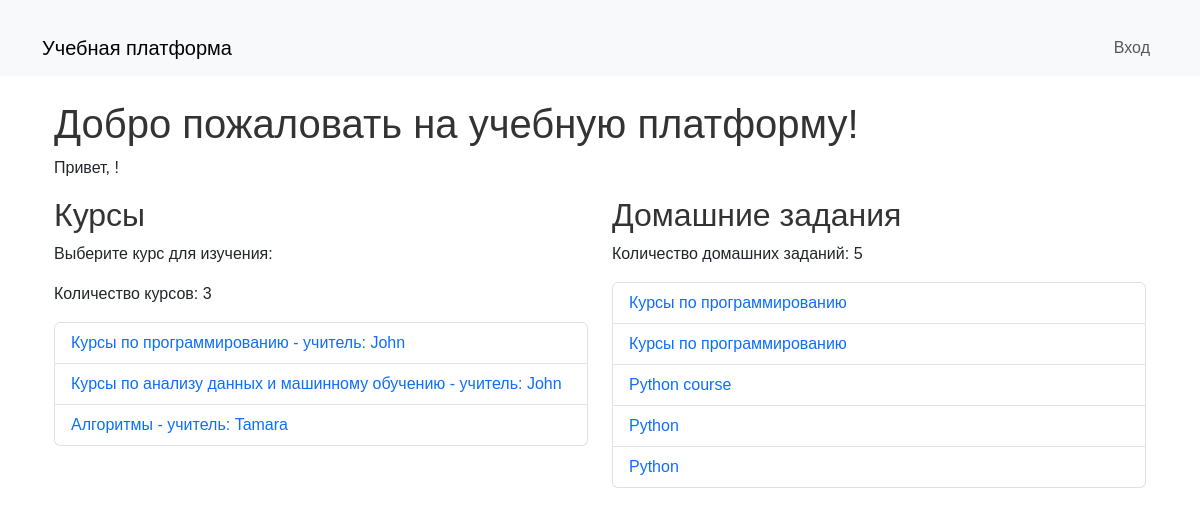
The app's page /, older data.
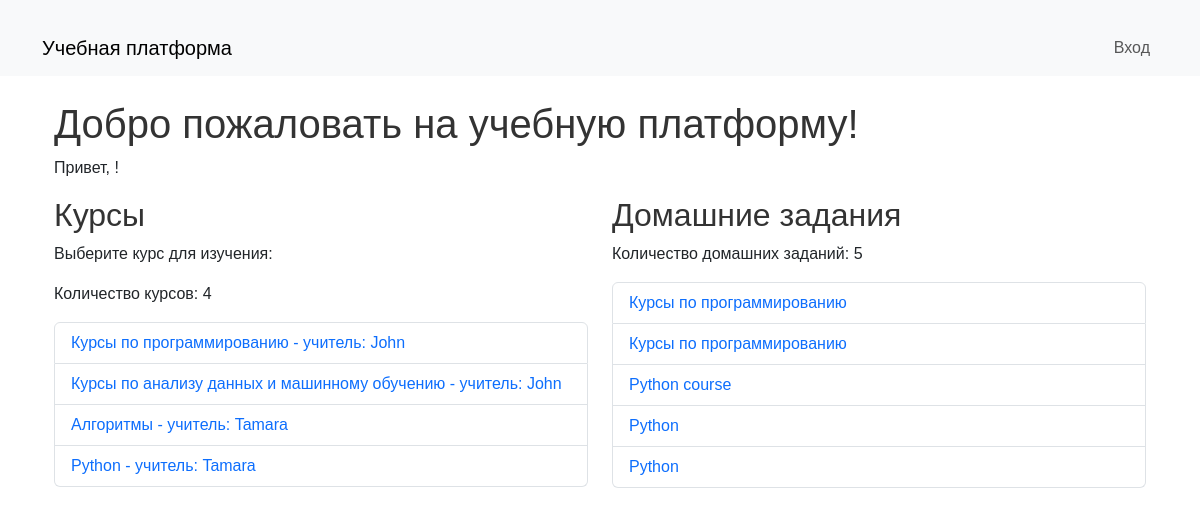
The same page, newer data.
### online_courses/models.py (models this page shows, shortened)
class Course(models.Model):
    title = models.CharField(max_length=255)
    description = models.TextField(null=True, blank=True)
    teacher = models.ForeignKey(User, on_delete=models.SET_NULL, null=True, limit_choices_to={'role': 'teacher'}, related_name='courses_taught')
    students = models.ManyToManyField(User, related_name='enrolled_courses', blank=True, limit_choices_to={'role': 'student'})

class User(AbstractUser):
    ROLE_CHOICES = [
        ('student', 'Студент'),
        ('teacher', 'Преподаватель'),
        ('admin', 'Администратор')
    ]
    username = models.CharField(max_length=100, unique=True)
    email = models.EmailField(unique=True)
    role = models.CharField(max_length=20, choices=ROLE_CHOICES, default='student')
    def __str__(self):
        return self.username

class Homework(models.Model):
    title = models.CharField(max_length=255)
    description = models.TextField(null=True, blank=True)
    course = models.ForeignKey(Course, on_delete=models.CASCADE, related_name='homeworks')
    due_date = models.DateField()
    assigned_by = models.ForeignKey(User, on_delete=models.CASCADE, limit_choices_to={'role': 'teacher'}, related_name='assigned_homeworks')
    assigned_to = models.ForeignKey(User, on_delete=models.CASCADE, limit_choices_to={'role': 'student'}, related_name='homeworks', blank=True, null=True)

### online_courses/views.py (the view)
# urls.py: path('', home, name='home'),
def home(request):
    courses = Course.objects.all()
    homeworks = Homework.objects.all()
    return render(request, 'home.html', {'courses': courses, 'homeworks': homeworks})

### online_courses/templates/home.html (shortened to what this page needs)
{% extends 'base.html' %}
{% block content %}
<div class="container mt-4">
    <h1>Добро пожаловать на учебную платформу!</h1>
    <p>Привет, {{ user.username }}!</p>
    <div class="row">
        <div class="col-md-6">
            <h2>Курсы</h2>
            <p>Выберите курс для изучения:</p>
            <p>Количество курсов: {{ courses|length }}</p>
            <ul class="list-group">
                {% for course in courses %}
                    <li class="list-group-item list-group-item-action">
                        <a href="{% url 'online_courses:course_detail' course.id %}" class="text-decoration-none">{{ course.title }} - учитель: {{ course.teacher }}</a>
                    </li>
                {% endfor %}
            </ul>
        </div>
        <div class="col-md-6">
            <h2>Домашние задания</h2>
            <p>Количество домашних заданий: {{ homeworks|length }}</p>
            <ul class="list-group">
                {% for homework in homeworks %}
                    <li class="list-group-item list-group-item-action">
                        <a href="{% url 'online_courses:review_homework' homework.id %}" class="text-decoration-none">{{ homework.title }}</a>
                    </li>
                {% endfor %}
            </ul>
        </div>
    </div>
</div>
{% endblock %}

Row changes from the older to the newer data that the page shows:
added Course: title "Python", teacher "Tamara"
Text that changed along with them:
{{ courses|length }}: "3" → "4"
